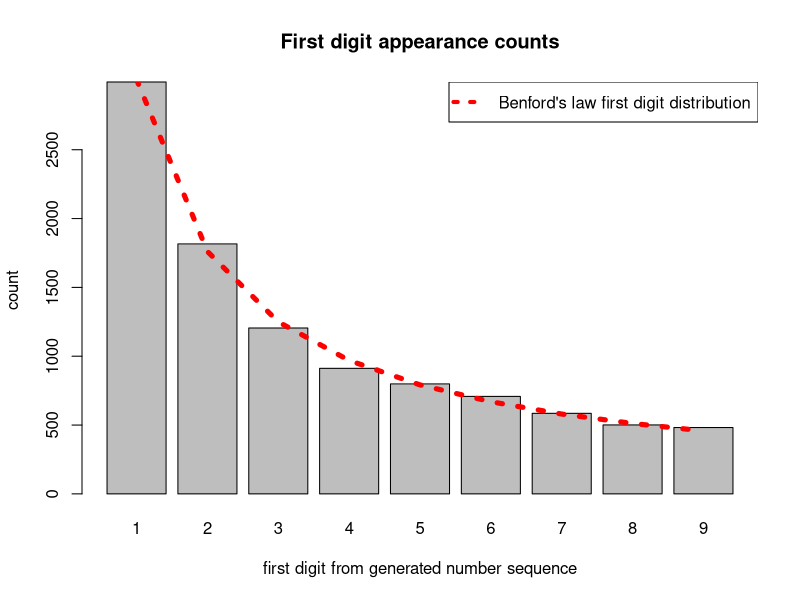
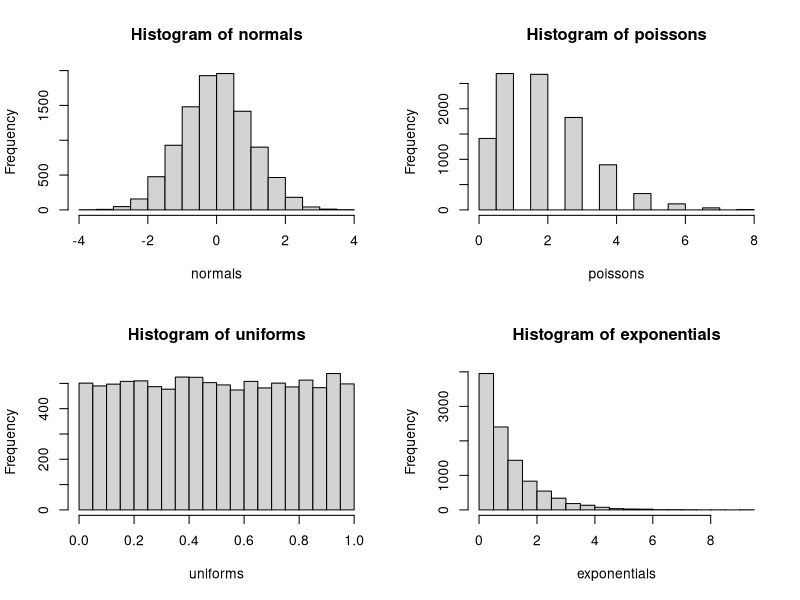

Write R code to recreate these figures, in order.
ns = 10000

normals <- rnorm(n = ns, mean = 0, sd = 1)
poissons <- rpois(n = ns, lambda = 2)
uniforms <- runif(n = ns, min = 0, max = 1)
exponentials <- rexp(ns, rate = 1)

f.sum <- function(x, y){x + y}
f.min <- function(x, y){x - y}
f.mul <- function(x, y){x * y}
f.div <- function(x, y){ifelse(y != 0, x/y, x)}

x<-0
f.ran <- function(a, b, c, d){
        x <<- sample(1:4, 3, replace = FALSE)
        r <- c(f.sum, f.min, f.mul, f.div)[x]
        real <- r[[1]](a, b)
        real <- r[[2]](real, c)
        real <- r[[3]](real, d)
}

real <- f.ran(normals, poissons, uniforms, exponentials)
math_df <- data.frame(n = 1:4, l = c("+", "-", "*", "/"))

math_str <- paste("normals", math_df[math_df==x[1], 2],
                  "poissons", math_df[math_df==x[2], 2],
                  "uniforms", math_df[math_df==x[3], 2], "exponentials")
real <- real[real != 0 & !is.na(real)]
real <- real[sample(x = 1:ns, size = 10000, replace = TRUE)]

real <- as.integer(substr(as.character(format(abs(real), scientific = TRUE)), start = 1, stop = 1))

par(mfrow=c(1,1))
bp <- barplot(table(real), 
              main = "First digit appearance counts", 
              xlab = "first digit from generated number sequence",
              ylab = "count"
              )
lines(x = bp, y = log10(1 + 1/1:9) * ns, col = "red", lty = 3, lwd = 5)
legend("topright", "Benford's law first digit distribution", col = "red",
              text.col = "black", lty = 3, lwd = 4,
              merge = TRUE, bg = "white")


par(mfrow=c(2,2))
hist(normals)
hist(poissons)
hist(uniforms)
hist(exponentials)
#t <- benford(real, number.of.digits = 1, sign = "both", discrete=TRUE, round=3)
#plot(t)